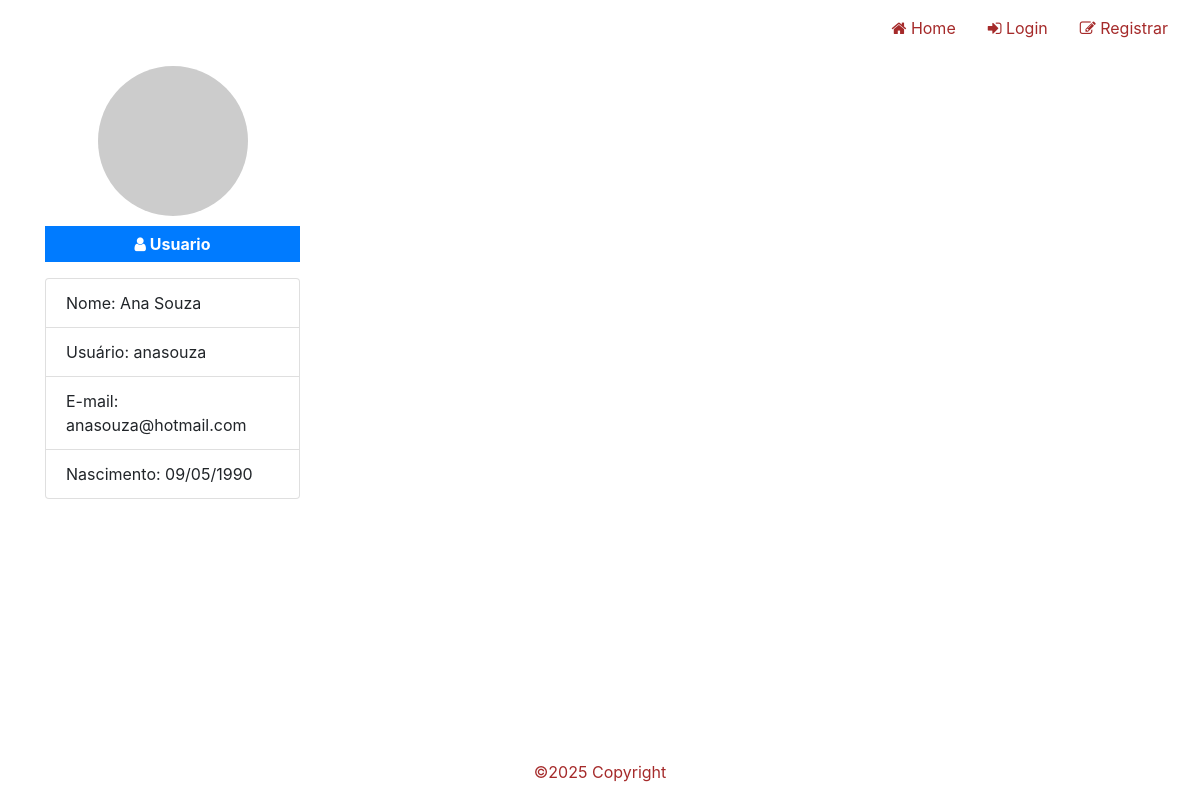
The page /profile/4/ on the database its author committed.
### searchApp/models/Profile.py (models this page shows)
class Profile(models.Model):
    user = models.OneToOneField(User, on_delete=models.CASCADE)
    token = models.CharField(max_length=255, null=True, blank=True)
    name = models.CharField(max_length=100, default='Nome completo')
    birthday = models.DateField(default=None, null=True, blank=True)
    civil_status = models.IntegerField(choices=STATUS_CHOICES, default=5)
    address = models.CharField(default='Rua, nº, freguesia, Código Postal')
    education = models.IntegerField(choices=EDUCATION_CHOICES, default=4)
    health_informations = models.TextField(default='Descreva sobre o seu atual quadro de obesidade, quais as medicações que faz uso e se possui outras doenças crônicas')
    role = models.IntegerField(choices=ROLE_CHOICE, default=3)
    created_at = models.DateTimeField(auto_now_add=True)
    updated_at = models.DateTimeField(auto_now=True)

### searchApp/views/ProfileView.py (the view)
def list_profile_view(request, id=None):
    profile = None
    if id is None and request.user.is_authenticated:
        profile = Profile.objects.filter(user=request.user).first()
    elif id is not None:
        profile = Profile.objects.filter(user__id=id).first()
    elif not request.user.is_authenticated:
        return redirect(to='/')
    context = {
        'profile': profile,
    }
    return render(request, template_name='profile/profile.html', context=context, status=200)

### searchApp/templates/profile/profile.html (shortened to what this page needs)
{% extends "base.html" %}
{% load static %}
{% block styles %}<link rel="stylesheet" href="{% static 'css/profile.css' %}">{% endblock %}
{% block content %}
<div id="content">
    <div class="container">
            <div class="row">
                <div class="col-xs-12 col-md-3" id="profile-area">
                    <div id="image-profile" style="background-image: url('/media/{{profile.image}}');"></div>
                    {% if profile.role == 1 %}
                    <p class="badge badge-primary text-center" id="badge-role"><i class="fa fa-building"></i> Administrador
                    </p>
                    {% else %}
                    <p class="badge badge-primary text-center" id="badge-role"><i class="fa fa-user"></i> Usuario
                    </p>
                    {% endif %}
                    <ul class="list-group">
                        <li class="list-group-item">Nome: {{profile.user.get_full_name | default:"Sem nome"}}</li>
                        <li class="list-group-item">Usuário: {{profile.user.username | default:"Sem usuário"}}</li>
                        <li class="list-group-item">E-mail: {{profile.user.email | default:"Sem e-mail"}}</li>
                        <li class="list-group-item">Nascimento: {{profile.birthday | date:'d/m/Y' | default:"Sem data"}}</li>
                    </ul>
                </div>
                </div>
            </div>
        </div>
{% endblock %}

### searchApp/static/css/global.css (style rules this page uses)
#content { min-height: calc(100vh - 112px); }

### searchApp/static/css/profile.css (style rules this page uses)
#image-profile { width: 150px; height: 150px; background-size: contain; margin: 10px auto; background-color: #ccc; border-radius: 100%; }
#badge-role { width: 100%; padding: 10px 0; font-size: 1em; float: left; border-radius: 0; }
ul.list-group { float: left; width: 100%; }

### rows shown on the page
Profile: user.get_full_name "Ana Souza", user.username "anasouza", user.email "anasouza@hotmail.com", birthday "09/05/1990"
